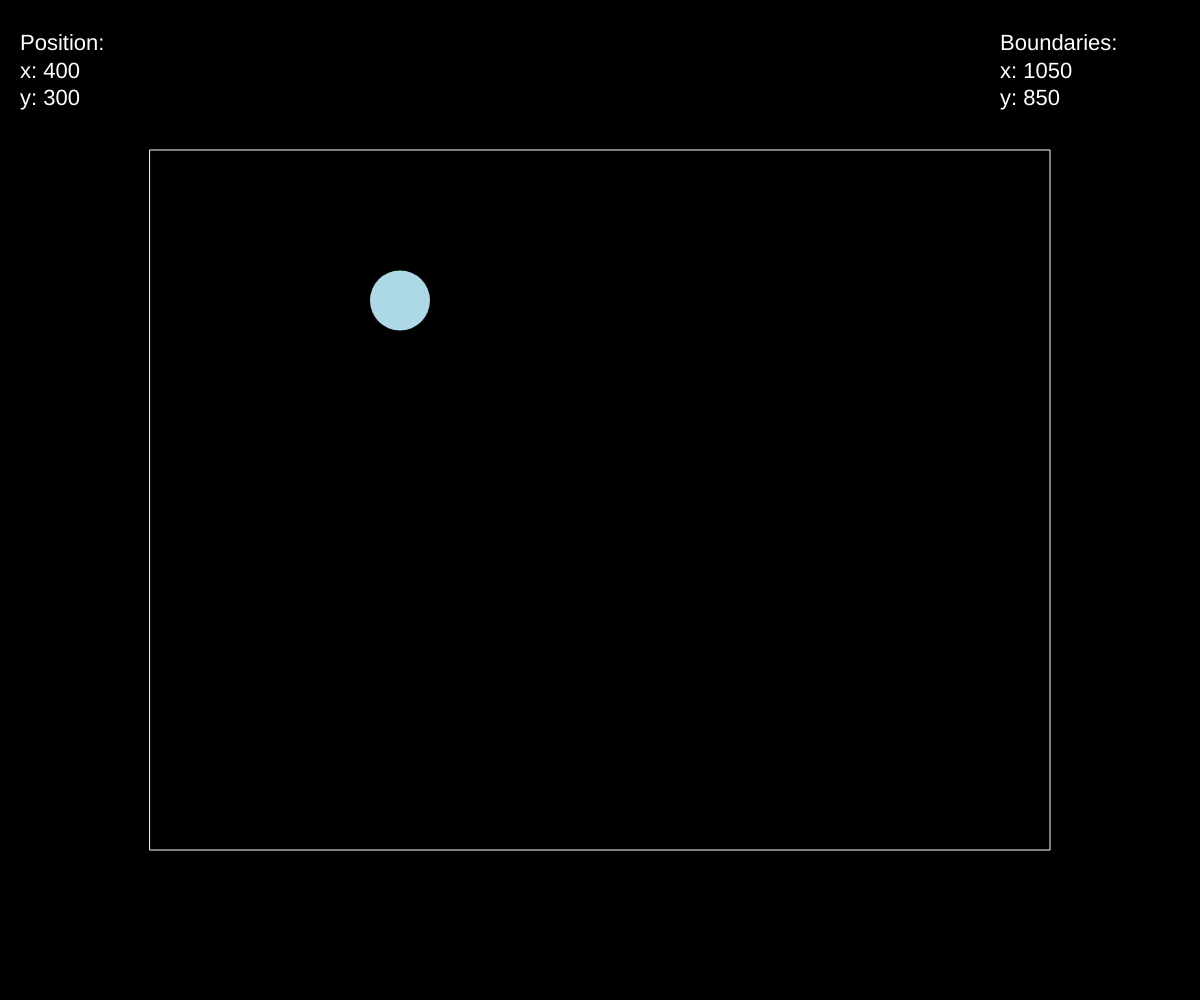
Frame 1 (no input)
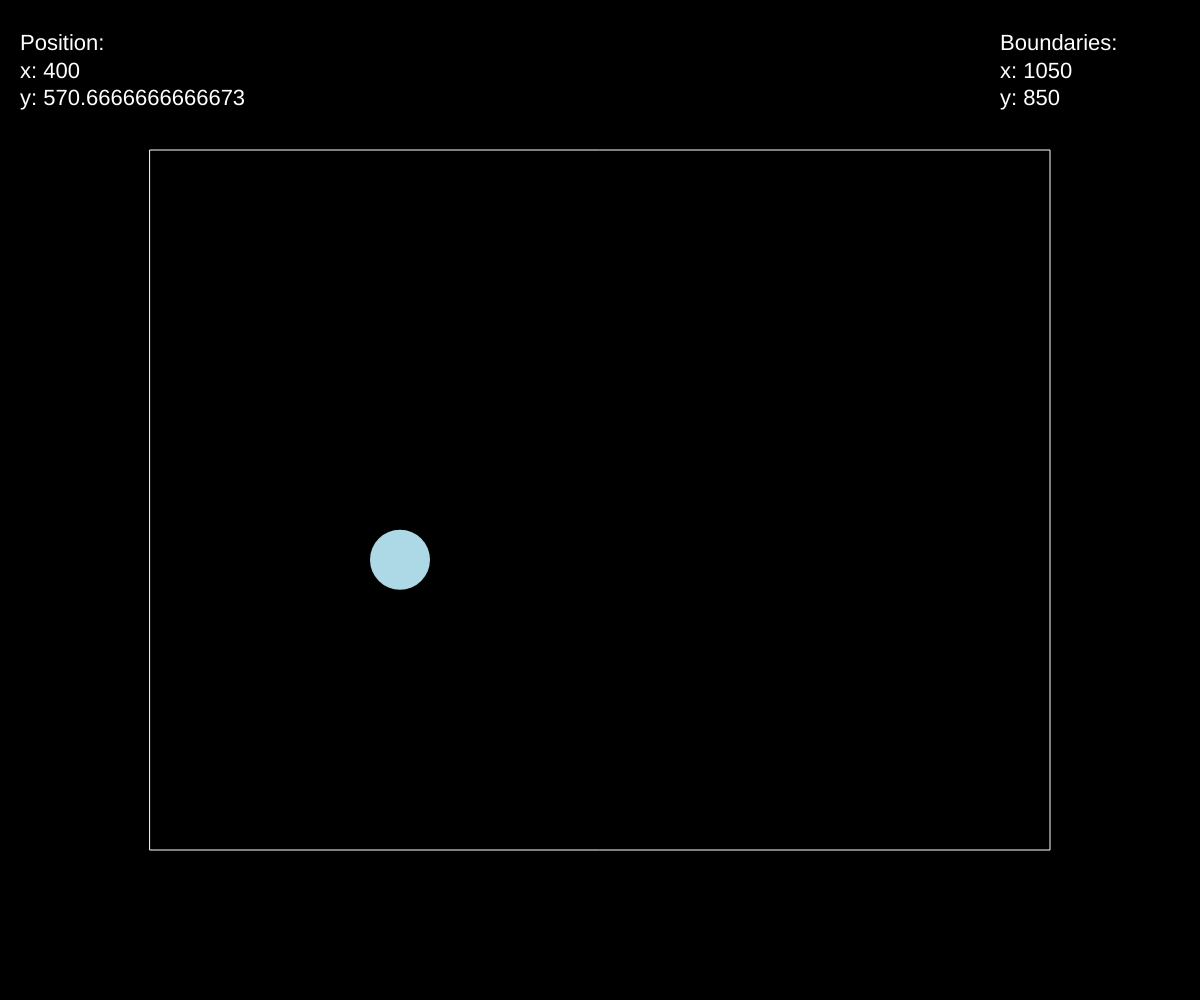
Frame 60 (no input)
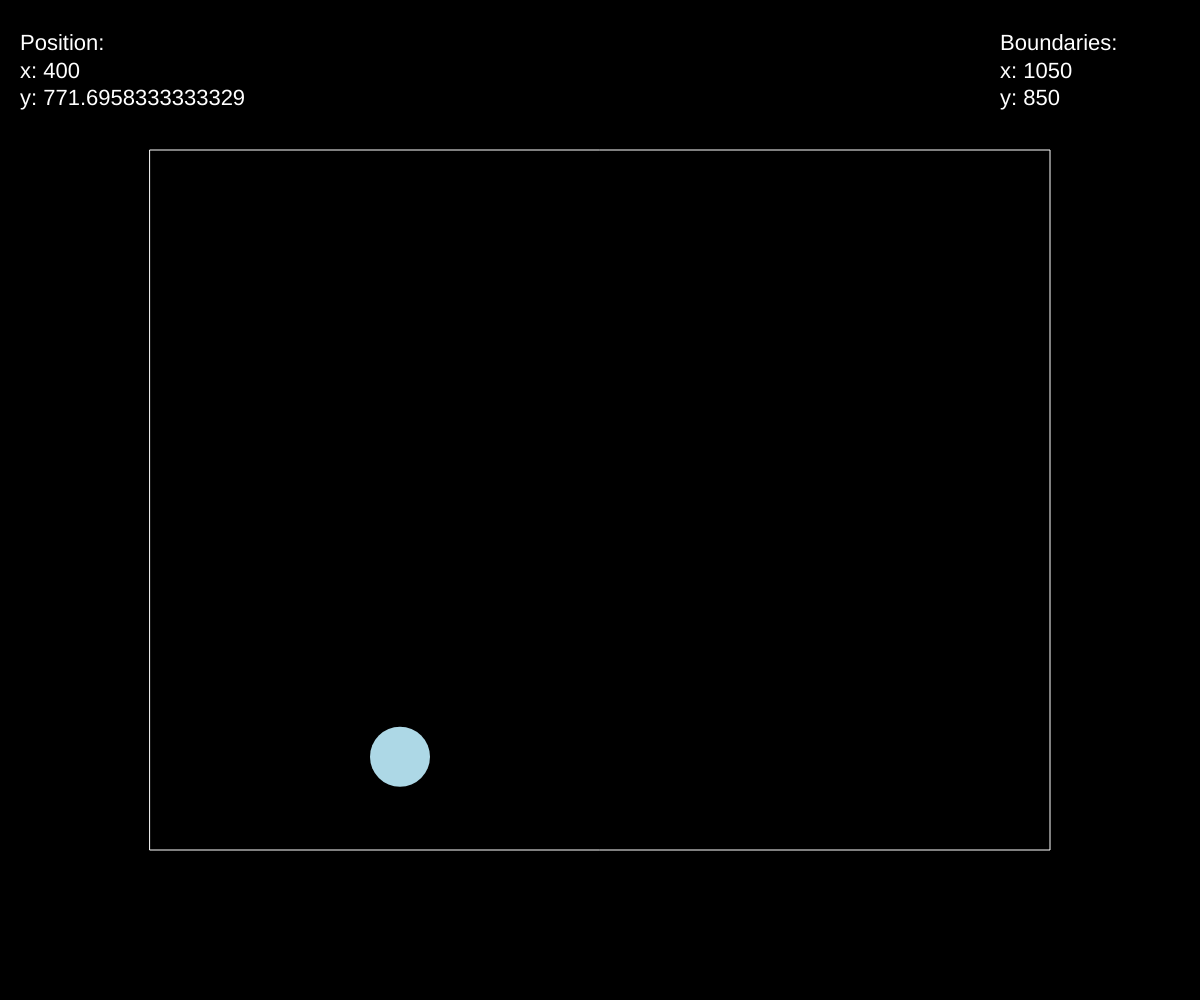
Frame 120 (the mouse pressed at the canvas centre since frame 60)

The p5.js sketch that drew these frames (run headless with seeded random() and noise() and a simulated clock; from frame 60 on, the mouse is pressed at the canvas centre):

// p5.js sketch
// ── sketch.js
// WARNING!!
// He desactivado el code completion de copilot desde los ajusted de copilot


let gravity;
let position;
let velocity;

let circleRadius;

let collisionDamping;

let collisionRectPadding;

// vector que define el área de rebote
let boundsSize; 

function setup() {
  createCanvas(windowWidth, windowHeight);

  //Add gravity
  gravity = createVector(0, 2000);

  //initial position in the middle of the screen
  position = createVector(displayWidth/2, displayHeight/2);

  //initial velocity is 0
  velocity = createVector(0, 0);

  circleRadius = 30;

  collisionDamping = 0.85;

  collisionRectPadding = 150

  boundsSize = createVector(width - collisionRectPadding, height - collisionRectPadding);
}

function draw() {
  
  background("black");

  textSize(22);
  fill('white');
  text("Position:\n" + "x: " + position.x + "\n" + "y: " + position.y, 20, 50 );
  text("Boundaries:\n" + "x: " + boundsSize.x + "\n" + "y: " + boundsSize.y, width - 200, 50 );
 
  // Deltatime in miliseconds
  // Deltatime is the time between this frame and the last one
  let dt = deltaTime/1000;

  /*****      velocity += gravity * dt      *****/
  // How much velocity increased since last time = acceleration * time
  let velocityStep = p5.Vector.mult(gravity, dt);

  // Add that increase to the total velocity
  velocity.add(velocityStep);

  /*****      position += velocity * dt      *****/
  let positionStep = p5.Vector.mult(velocity, dt);
  position.add(positionStep);

  // Collition logic
  resolveCollisions();

  //draw box
  fill('black')
  stroke('white')
  rect(collisionRectPadding, collisionRectPadding, width - (2 * collisionRectPadding), height - (2 * collisionRectPadding))

  // Draw circle
  fill(173, 216, 230); // light blue
  noStroke();
  circle(position.x, position.y, 2 * circleRadius);
  
}

function resolveCollisions() {
  let realBoundsSize = p5.Vector.sub(boundsSize, createVector(circleRadius, circleRadius));

  // Eje X
  if (position.x > realBoundsSize.x ) {
    position.x = realBoundsSize.x
    velocity.x *= -1;
  }

  // Eje Y
  if (position.y > realBoundsSize.y) {
    position.y = realBoundsSize.y
    velocity.y *= -1 * collisionDamping;
  }
}
